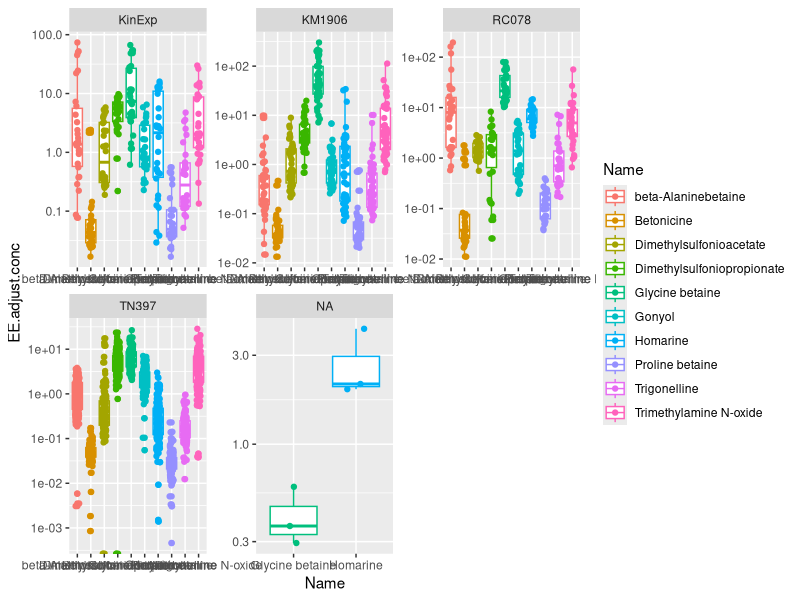

Here is the R script that generated this plot:



library(tidyverse)

diss.dat <- read_csv("Intermediates/Dissolved_Quantified_Data.csv")
lod.dat <- read_csv("Intermediates/Dissolved_Blk_LOD_Concentrations.csv")


dis.lod.dat <- left_join(diss.dat, lod.dat) %>%
  filter(!str_detect(SampID, "Poo"),
         !str_detect(SampID, "Blk"),
         !str_detect(SampID, "CXBLK"))

dis.blanks <- diss.dat %>%
  filter(str_detect(.$SampID, "Blk")) %>%
  filter(!str_detect(.$SampID, "MQBlk_")) %>%
  filter(!str_detect(.$SampID, "TN397_MQBlk")) %>%
  filter(!str_detect(.$SampID, "FilterBlk")) %>%
  filter(!str_detect(.$SampID, "BottleBlk")) %>%
  filter(!str_detect(.$SampID, "CXC_Blk")) %>%
  mutate(EE.adjust.conc = replace_na(EE.adjust.conc, 0)) %>%    
  group_by(Cruise, Name) %>%
  summarize(Average_Blank = mean(EE.adjust.conc),
            SD_Blank = sd(EE.adjust.conc),
            Max_Blank = max(EE.adjust.conc),
            Min_Blank = min(EE.adjust.conc))


ggplot(dis.lod.dat, aes(x = Name, y = EE.adjust.conc, color = Name)) +
  geom_boxplot() +
  geom_jitter(width = 0.15) +
  facet_wrap(.~Cruise, scales = "free") +
  scale_y_log10()

dis.lod.sum <- dis.lod.dat %>%
  group_by(Cruise, Name) %>%
  summarize(median = median(EE.adjust.conc),
            mean = mean(EE.adjust.conc),
            sd = sd(EE.adjust.conc),
            max = max(EE.adjust.conc),
            min = min(EE.adjust.conc))
